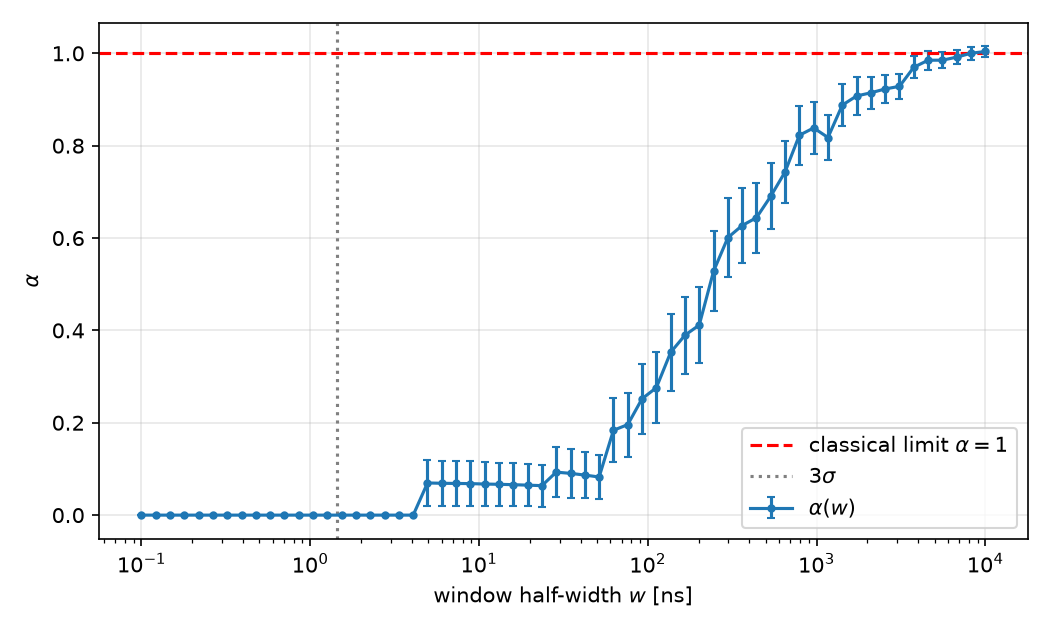

The Python source for this figure:
# Step 3: alpha as a function of the window half-width w
import numpy as np
import matplotlib.pyplot as plt
from common import load_data, get_peaks, count_coinc, alpha_from

det, _ = load_data()
muT, sT, muR, sR = get_peaks(det)

ws = np.logspace(-10, -5, 60)          # 0.1 ns ~ 10 us
al, dal = [], []
for w in ws:
    a, da = alpha_from(*count_coinc(det, (muT - w, muT + w), (muR - w, muR + w)))
    al.append(a); dal.append(da)

for w, a, da in zip(ws[::6], al[::6], dal[::6]):
    print(f"w = {w*1e9:9.1f} ns : alpha = {a:.3f} +- {da:.3f}")

plt.figure(figsize=(7, 4.2))
plt.errorbar(ws * 1e9, al, dal, fmt="o-", ms=3, capsize=2, label=r"$\alpha(w)$")
plt.axhline(1, color="r", ls="--", label=r"classical limit $\alpha=1$")
plt.axvline(3 * max(sT, sR) * 1e9, color="gray", ls=":", label=r"$3\sigma$")
plt.xscale("log"); plt.xlabel("window half-width $w$ [ns]"); plt.ylabel(r"$\alpha$")
plt.legend(); plt.grid(alpha=.3); plt.tight_layout()
plt.savefig("step3_alpha_vs_window.png", dpi=150)
plt.show()
